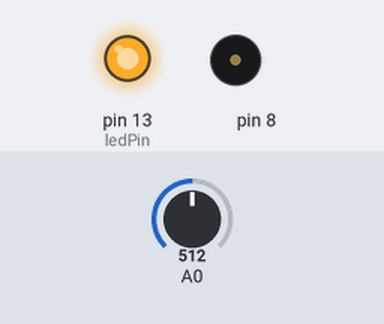
A sketch run on a simulated Arduino Uno, built with avr-gcc and run on an emulated ATmega328P. Parts: output pins drawn as LEDs (lit = HIGH), buzzer (waves = sounding). Inputs (shaded band) come from the test bench; at power-on: A0 = 512.

Above: at 0.1 s.
At 5.1 s:
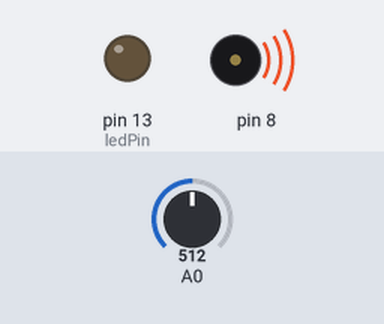
Timing chart, 0 to 6.6 s (numbered marks = the images above):
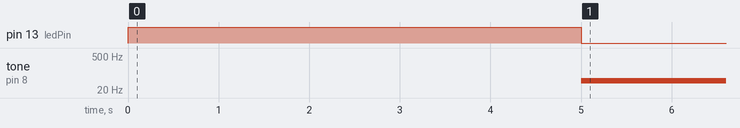

Measured:
- by itself, tone on pin 8: silent → 49 Hz at 5.0 s

The sketch:

Light_Theremin.ino
```cpp
int sensorValue;
int sensorLow = 1023;
int sensorHigh = 0;

// cpu light is connected to this pin
int const ledPin = 13;

void setup() {
  // put your setup code here, to run once:
  // open light to indicate calibration is taking place
  pinMode(ledPin, OUTPUT);
  digitalWrite(ledPin, HIGH);

  // calibrate the sensor for five seconds
  while(millis() < 5000) {
    sensorValue = analogRead(A0);
    if (sensorValue > sensorHigh) {
      sensorHigh = sensorValue;
    }
    if (sensorValue < sensorLow) {
      sensorLow = sensorValue;
    }
  }

  // turn off light to indicate calibration is over
  digitalWrite(ledPin, LOW);
}

void loop() {
  // put your main code here, to run repeatedly:
  sensorValue = analogRead(A0);
  int pitch = map(sensorValue, sensorLow, sensorHigh, 50, 4000);
  tone(8, pitch, 20);
  delay(10);

}
```
